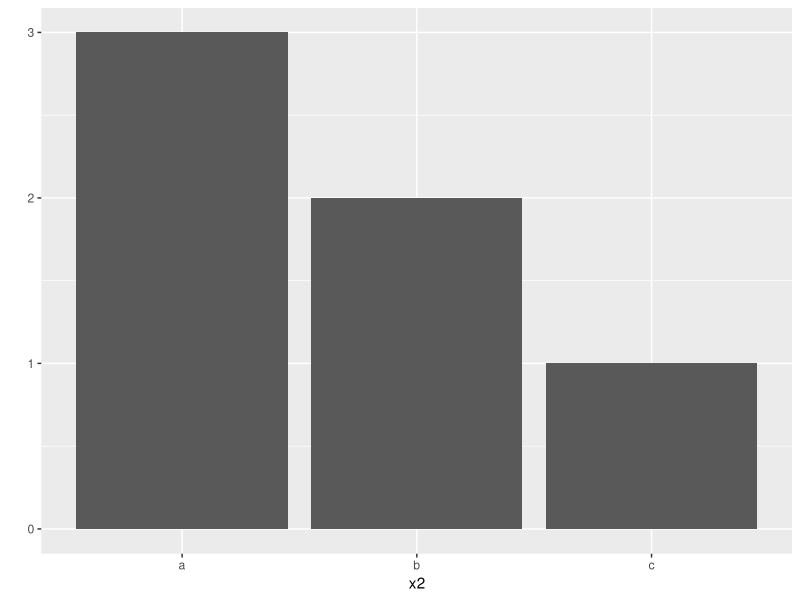

Source code (R):
#ggplot2 패키지 설치하기
#패키지는 우측 하단의 파일익스플로러 탭에 Packages 가 있다
install.packages("ggplot2")

#패키지 로드
library(ggplot2)

#변수 생성
x2 <- c("a", "a", "a", "b", "b", "c")
x2

#빈도 막대 그래프 출력
qplot(x2)

#함수의 기능이 궁금하다면 : 메뉴얼 출력
?qplot
